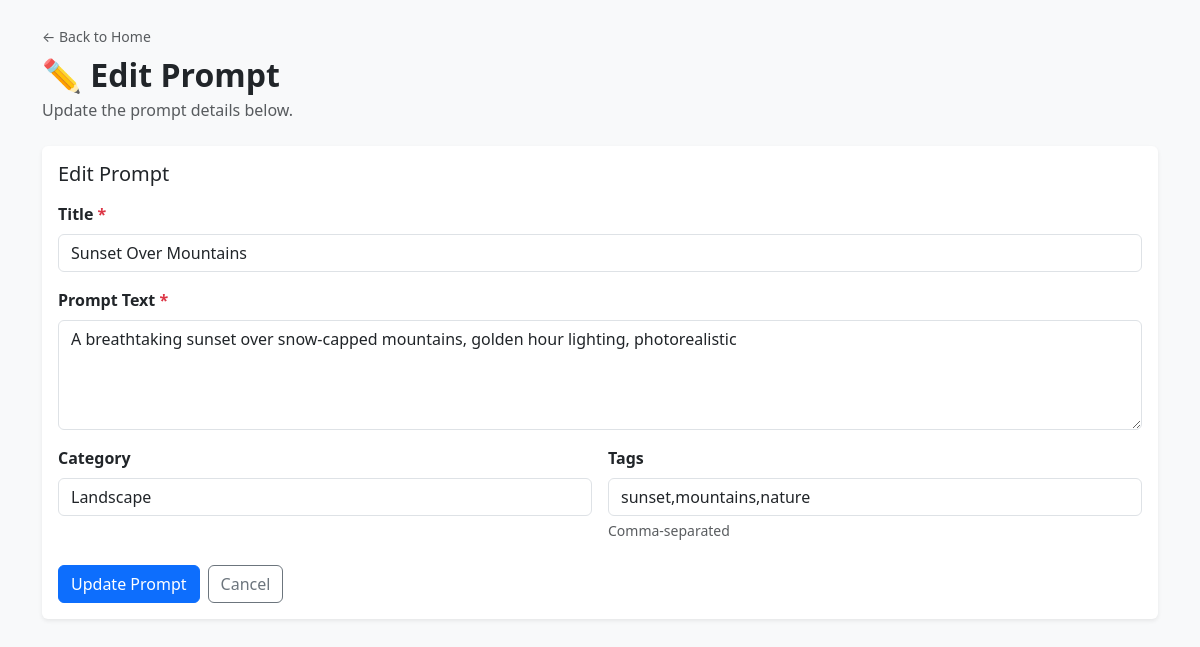
The page /pages/prompts.php?edit=1 on the database its author committed.
### tables this page shows
CREATE TABLE prompts (
    prompt_id INT AUTO_INCREMENT PRIMARY KEY,
    title VARCHAR(255) NOT NULL,
    prompt_text TEXT NOT NULL,
    category VARCHAR(100),
    tags VARCHAR(255),
    favorite_status TINYINT(1) DEFAULT 0,
    status ENUM('active', 'archived') DEFAULT 'active',
    version_number INT DEFAULT 1,
    created_at DATETIME DEFAULT CURRENT_TIMESTAMP,
    updated_at DATETIME DEFAULT CURRENT_TIMESTAMP ON UPDATE CURRENT_TIMESTAMP
);

### pages/prompts.php (the view, shortened to what this page needs)
<?php
$conn = getConnection();
$editPrompt = null;
if (isset($_GET['edit'])) {
    $id = (int) $_GET['edit'];
    $result = $conn->query("SELECT * FROM prompts WHERE prompt_id = $id");
    $editPrompt = $result->fetch_assoc();
}
?>
<!DOCTYPE html>
<html lang="en">
<head>
    <link href="https://cdn.jsdelivr.net/npm/bootstrap@5.3.3/dist/css/bootstrap.min.css" rel="stylesheet">
</head>
<body class="bg-light">
<div class="container mt-4 mb-5">
    <a href="../index.php" class="text-decoration-none text-muted small">&larr; Back to Home</a>
    <h2 class="fw-bold mt-2 mb-1">
        <?php echo $editPrompt ? '✏️ Edit Prompt' : '📚 Prompt Library'; ?>
    </h2>
    <p class="text-muted mb-4">
        <?php echo $editPrompt ? 'Update the prompt details below.' : 'Create, edit, and manage your saved prompts.'; ?>
    </p>
    <div class="card shadow-sm border-0 mb-5">
        <div class="card-body">
            <h5 class="card-title mb-3"><?php echo $editPrompt ? 'Edit Prompt' : 'New Prompt'; ?></h5>
            <form method="POST" action="prompts.php">
                <div class="mb-3">
                    <label for="title" class="form-label fw-semibold">Title <span class="text-danger">*</span></label>
                    <input type="text" class="form-control" id="title" name="title" required
                           placeholder="e.g. Sunset Over Mountains"
                           value="<?php echo $editPrompt ? htmlspecialchars($editPrompt['title']) : ''; ?>">
                </div>
                <div class="mb-3">
                    <label for="prompt_text" class="form-label fw-semibold">Prompt Text <span class="text-danger">*</span></label>
                    <textarea class="form-control" id="prompt_text" name="prompt_text" rows="4" required
                              placeholder="Describe the image you want to generate..."><?php echo $editPrompt ? htmlspecialchars($editPrompt['prompt_text']) : ''; ?></textarea>
                </div>
                <div class="row g-3">
                    <div class="col-md-6">
                        <label for="category" class="form-label fw-semibold">Category</label>
                        <input type="text" class="form-control" id="category" name="category"
                               placeholder="e.g. Landscape, Portrait, Architecture"
                               value="<?php echo $editPrompt ? htmlspecialchars($editPrompt['category']) : ''; ?>">
                    </div>
                    <div class="col-md-6">
                        <label for="tags" class="form-label fw-semibold">Tags</label>
                        <input type="text" class="form-control" id="tags" name="tags"
                               placeholder="e.g. sunset,nature,mountains"
                               value="<?php echo $editPrompt ? htmlspecialchars($editPrompt['tags']) : ''; ?>">
                        <div class="form-text">Comma-separated</div>
                    </div>
                </div>
                <div class="mt-4 d-flex gap-2">
                    <button type="submit" class="btn btn-primary">
                        <?php echo $editPrompt ? 'Update Prompt' : 'Save Prompt'; ?>
                    </button>
                    <?php if ($editPrompt): ?>
                        <a href="prompts.php" class="btn btn-outline-secondary">Cancel</a>
                    <?php endif; ?>
                </div>
            </form>
        </div>
    </div>
</div>
</body>
</html>

### rows shown on the page
prompts: title "Sunset Over Mountains", prompt_text "A breathtaking sunset over snow-capped mountains, golden hour lighting, photorealistic", category "Landscape", tags "sunset,mountains,nature"
